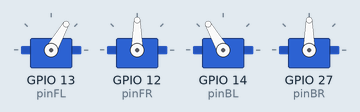
Bench run of a sketch on a simulated ESP32. Parts: 4 × servo.

Above: at 1.05 s.
At 1.4 s:
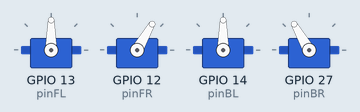
At 1.8 s:
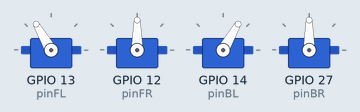
At 2.6 s:
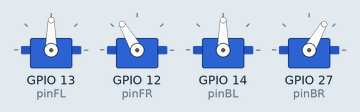
Timing chart, 0 to 4.7 s (numbered marks = the images above):
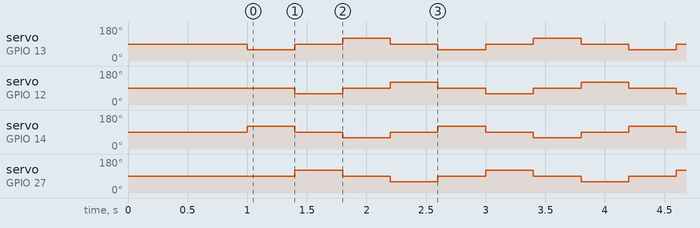

The sketch:

PS4_ESP32_DOG_TEST.ino
```cpp
#include <ESP32Servo.h>

// Servo objects
Servo servoFL; // Front Left
Servo servoFR; // Front Right
Servo servoBL; // Back Left
Servo servoBR; // Back Right

// Pin mapping (modify these pins for your ESP32 setup)
const int pinFL = 13;
const int pinFR = 12;
const int pinBL = 14;
const int pinBR = 27;

// Angles for gaitO
const int angleForward = 60;
const int angleDown    = 90;
const int angleBackward = 120;

// Time between steps
const int stepDelay = 400;

void setup() {
  servoFL.attach(pinFL);
  servoFR.attach(pinFR);
  servoBL.attach(pinBL);
  servoBR.attach(pinBR);

  // Initial standing pose
  standStill();
  delay(1000);
}

void loop() {
  // Step 1: FL forward, BL backward
  servoFL.write(angleForward);
  servoFR.write(angleDown);
  servoBL.write(angleBackward);
  servoBR.write(angleDown);
  delay(stepDelay);

  // Step 2: FR forward, BR backward
  servoFL.write(angleDown);
  servoFR.write(angleForward);
  servoBL.write(angleDown);
  servoBR.write(angleBackward);
  delay(stepDelay);

  // Step 3: FL backward, BL forward
  servoFL.write(angleBackward);
  servoFR.write(angleDown);
  servoBL.write(angleForward);
  servoBR.write(angleDown);
  delay(stepDelay);

  // Step 4: FR backward, BR forward
  servoFL.write(angleDown);
  servoFR.write(angleBackward);
  servoBL.write(angleDown);
  servoBR.write(angleForward);
  delay(stepDelay);
}

// Optional: Function to set robot to standing pose
void standStill() {
  servoFL.write(angleDown);
  servoFR.write(angleDown);
  servoBL.write(angleDown);
  servoBR.write(angleDown);
}
```

Measured:
- by itself, servo on GPIO 13 (pinFL), servo on GPIO 12 (pinFR): repeats every 1.6 s: 90° 0.40 s, 120° 0.40 s, 90° 0.40 s, 60° 0.40 s
- by itself, servo on GPIO 14 (pinBL), servo on GPIO 27 (pinBR): repeats every 1.6 s: 90° 0.40 s, 60° 0.40 s, 90° 0.40 s, 120° 0.40 s
